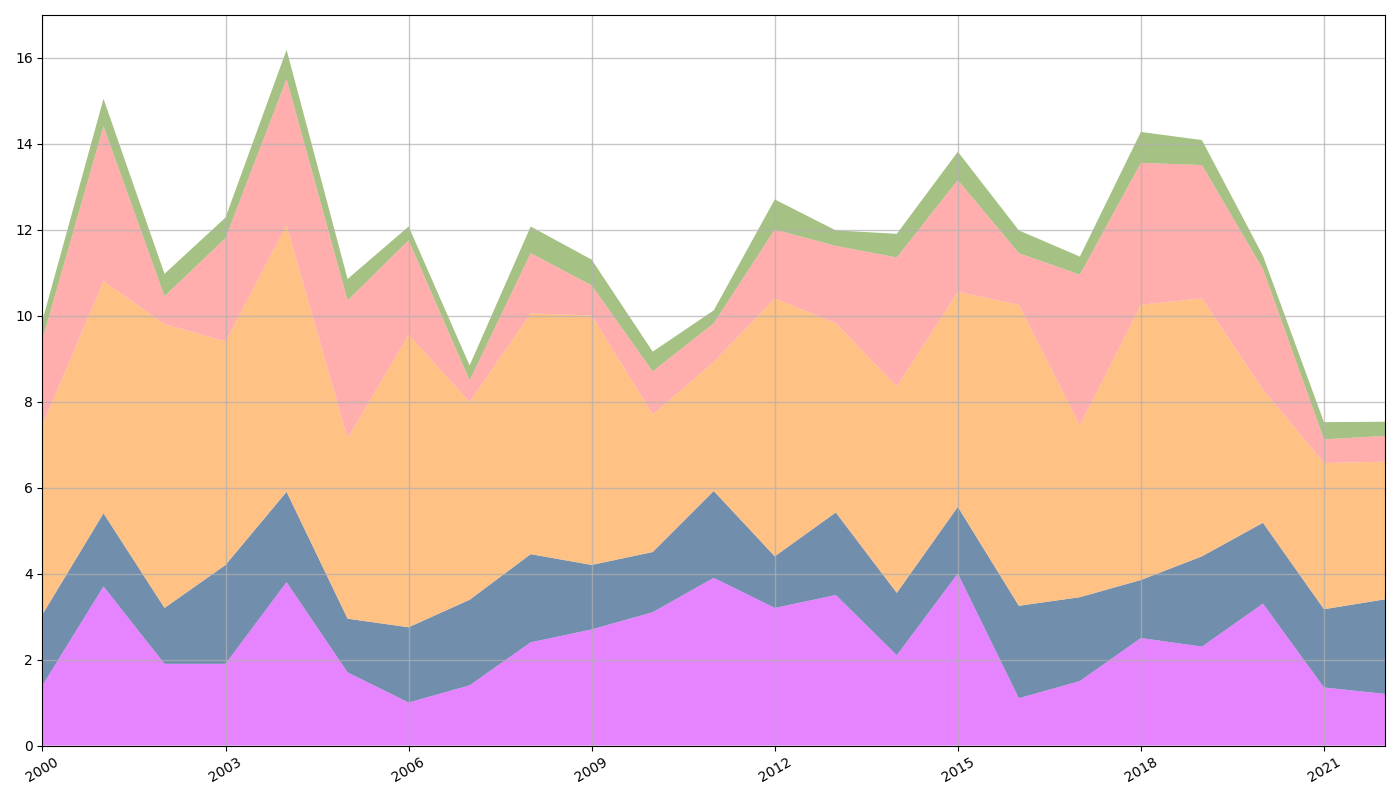

Write the Python code that produced this figure.
import matplotlib.pyplot as plt
import numpy as np

years = np.arange(2000, 2023)

elves = np.array([1.4, 3.7, 1.9, 1.9, 3.8, 1.7, 1, 1.4, 2.4, 2.7, 3.1, 3.9, 3.2, 3.5, 2.1, 4, 1.1, 1.5, 2.5, 2.3, 3.3, 1.35, 1.2])
dwarfs = np.array([1.65, 1.7, 1.3, 2.3, 2.1, 1.25, 1.75, 1.99, 2.05, 1.5, 1.4, 2.02, 1.2, 1.92, 1.45, 1.55, 2.15, 1.95, 1.35, 2.1, 1.88, 1.82, 2.2])
humans = np.array([4.4, 5.4, 6.6, 5.2, 6.2, 4.2, 6.8, 4.6, 5.6, 5.8, 3.2, 3, 6, 4.4, 4.8, 5, 7, 4, 6.4, 6, 3.1, 3.4, 3.2])
orcs = np.array([2, 3.6, 0.65, 2.4, 3.4, 3.2, 2.2, 0.5, 1.4, 0.7, 1, 0.9, 1.6, 1.8, 3, 2.6, 1.2, 3.5, 3.3, 3.1, 2.8, 0.55, 0.6])
fairies = np.array([0.44, 0.64, 0.52, 0.48, 0.68, 0.5, 0.32, 0.35, 0.62, 0.6, 0.46, 0.3, 0.7, 0.36, 0.55, 0.66, 0.53, 0.42, 0.72, 0.58, 0.31, 0.4, 0.33])

population_data = np.vstack([elves, dwarfs, humans, orcs, fairies])

fig, ax = plt.subplots(figsize=(14, 8))

ax.stackplot(years, population_data, colors=['#E066FF', '#4D7399', '#FFB266', '#FF9999', '#8FB266'], alpha=0.8)

ax.grid(True, linestyle='-', linewidth=1.0, alpha=0.7)
ax.set_xlim(years[0], years[-1])
ax.set_xticks(years[::3])
ax.set_xticklabels(years[::3], rotation=30, ha='center')

plt.tight_layout()
plt.show()
